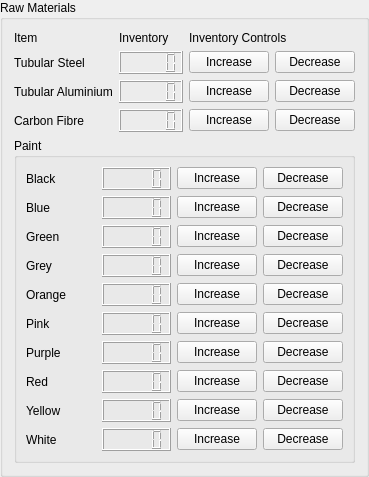
        <widget class="QGroupBox" name="Inevntory_RawMaterialsGroupBox">
         <property name="autoFillBackground">
          <bool>false</bool>
         </property>
         <property name="styleSheet">
          <string notr="true"/>
         </property>
         <property name="title">
          <string>Raw Materials</string>
         </property>
         <property name="flat">
          <bool>false</bool>
         </property>
         <property name="checkable">
          <bool>false</bool>
         </property>
         <layout class="QGridLayout" name="gridLayout_20">
          <item row="10" column="0" colspan="4">
           <widget class="QGroupBox" name="Inventory_RawMaterials_PaintGroupBox">
            <property name="title">
             <string>Paint</string>
            </property>
            <layout class="QGridLayout" name="gridLayout_18">
             <item row="0" column="0">
              <widget class="QLabel" name="Inventory_RawMaterial_BlackPaintLabel">
               <property name="text">
                <string>Black</string>
               </property>
              </widget>
             </item>
             <item row="0" column="1">
              <widget class="QLCDNumber" name="Inventory_RawMaterial_BlackPaintCount"/>
             </item>
             <item row="0" column="2">
              <widget class="QPushButton" name="Inventory_RawMaterial_BlackPaintIncrease">
               <property name="text">
                <string>Increase</string>
               </property>
              </widget>
             </item>
             <item row="0" column="3">
              <widget class="QPushButton" name="Inventory_RawMaterial_BlackPaintDecrease">
               <property name="text">
                <string>Decrease</string>
               </property>
              </widget>
             </item>
             <item row="1" column="0">
              <widget class="QLabel" name="Inventory_RawMaterial_BluePaintLabel">
               <property name="text">
                <string>Blue</string>
               </property>
              </widget>
             </item>
             <item row="1" column="1">
              <widget class="QLCDNumber" name="Inventory_RawMaterial_BluePaintCount"/>
             </item>
             <item row="1" column="2">
              <widget class="QPushButton" name="Inventory_RawMaterial_BluePaintIncrease">
               <property name="text">
                <string>Increase</string>
               </property>
              </widget>
             </item>
             <item row="1" column="3">
              <widget class="QPushButton" name="Inventory_RawMaterial_BluePaintDecrease">
               <property name="text">
                <string>Decrease</string>
               </property>
              </widget>
             </item>
             <item row="2" column="0">
              <widget class="QLabel" name="Inventory_RawMaterial_GreenPaintLabel">
               <property name="text">
                <string>Green</string>
               </property>
              </widget>
             </item>
             <item row="2" column="1">
              <widget class="QLCDNumber" name="Inventory_RawMaterial_GreenPaintCount"/>
             </item>
             <item row="2" column="2">
              <widget class="QPushButton" name="Inventory_RawMaterial_GreenPaintIncrease">
               <property name="text">
                <string>Increase</string>
               </property>
              </widget>
             </item>
             <item row="2" column="3">
              <widget class="QPushButton" name="Inventory_RawMaterial_GreenPaintDecrease">
               <property name="text">
                <string>Decrease</string>
               </property>
              </widget>
             </item>
             <item row="3" column="0">
              <widget class="QLabel" name="Inventory_RawMaterial_GreyPaintLabel">
               <property name="text">
                <string>Grey</string>
               </property>
              </widget>
             </item>
             <item row="3" column="1">
              <widget class="QLCDNumber" name="Inventory_RawMaterial_GreyPaintCount"/>
             </item>
             <item row="3" column="2">
              <widget class="QPushButton" name="Inventory_RawMaterial_GreyPaintIncrease">
               <property name="text">
                <string>Increase</string>
               </property>
              </widget>
             </item>
             <item row="3" column="3">
              <widget class="QPushButton" name="Inventory_RawMaterial_GreyPaintDecrease">
               <property name="text">
                <string>Decrease</string>
               </property>
              </widget>
             </item>
             <item row="4" column="0">
              <widget class="QLabel" name="Inventory_RawMaterial_OrangePaintLabel">
               <property name="text">
                <string>Orange</string>
               </property>
              </widget>
             </item>
             <item row="4" column="1">
              <widget class="QLCDNumber" name="Inventory_RawMaterial_OrangePaintCount"/>
             </item>
             <item row="4" column="2">
              <widget class="QPushButton" name="Inventory_RawMaterial_OrangePaintIncrease">
               <property name="text">
                <string>Increase</string>
               </property>
              </widget>
             </item>
             <item row="4" column="3">
              <widget class="QPushButton" name="Inventory_RawMaterial_OrangePaintDecrease">
               <property name="text">
                <string>Decrease</string>
               </property>
              </widget>
             </item>
             <item row="5" column="0">
              <widget class="QLabel" name="Inventory_RawMaterial_PinkPaintLabel">
               <property name="text">
                <string>Pink</string>
               </property>
              </widget>
             </item>
             <item row="5" column="1">
              <widget class="QLCDNumber" name="Inventory_RawMaterial_PinkPaintCount"/>
             </item>
             <item row="5" column="2">
              <widget class="QPushButton" name="Inventory_RawMaterial_PinkPaintIncrease">
               <property name="text">
                <string>Increase</string>
               </property>
              </widget>
             </item>
             <item row="5" column="3">
              <widget class="QPushButton" name="Inventory_RawMaterial_PinkPaintDecrease">
               <property name="text">
                <string>Decrease</string>
               </property>
              </widget>
             </item>
             <item row="6" column="0">
              <widget class="QLabel" name="Inventory_RawMaterial_PurplePaintLabel">
               <property name="text">
                <string>Purple</string>
               </property>
              </widget>
             </item>
             <item row="6" column="1">
              <widget class="QLCDNumber" name="Inventory_RawMaterial_PurplePaintCount"/>
             </item>
             <item row="6" column="2">
              <widget class="QPushButton" name="Inventory_RawMaterial_PurplePaintIncrease">
               <property name="text">
                <string>Increase</string>
               </property>
              </widget>
             </item>
             <item row="6" column="3">
              <widget class="QPushButton" name="Inventory_RawMaterial_PurplePaintDecrease">
               <property name="text">
                <string>Decrease</string>
               </property>
              </widget>
             </item>
             <item row="7" column="0">
              <widget class="QLabel" name="Inventory_RawMaterial_RedPaintLabel">
               <property name="text">
                <string>Red</string>
               </property>
              </widget>
             </item>
             <item row="7" column="1">
              <widget class="QLCDNumber" name="Inventory_RawMaterial_RedPaintCount"/>
             </item>
             <item row="7" column="2">
              <widget class="QPushButton" name="Inventory_RawMaterial_RedPaintIncrease">
               <property name="text">
                <string>Increase</string>
               </property>
              </widget>
             </item>
             <item row="7" column="3">
              <widget class="QPushButton" name="Inventory_RawMaterial_RedPaintDecrease">
               <property name="text">
                <string>Decrease</string>
               </property>
              </widget>
             </item>
             <item row="8" column="0">
              <widget class="QLabel" name="Inventory_RawMaterial_YellowPaintLabel">
               <property name="text">
                <string>Yellow</string>
               </property>
              </widget>
             </item>
             <item row="8" column="1">
              <widget class="QLCDNumber" name="Inventory_RawMaterial_YellowPaintCount"/>
             </item>
             <item row="8" column="2">
              <widget class="QPushButton" name="Inventory_RawMaterial_YellowPaintIncrease">
               <property name="text">
                <string>Increase</string>
               </property>
              </widget>
             </item>
             <item row="8" column="3">
              <widget class="QPushButton" name="Inventory_RawMaterial_YellowPaintDecrease">
               <property name="text">
                <string>Decrease</string>
               </property>
              </widget>
             </item>
             <item row="9" column="0">
              <widget class="QLabel" name="Inventory_RawMaterial_WhitePaintLabel">
               <property name="text">
                <string>White</string>
               </property>
              </widget>
             </item>
             <item row="9" column="1">
              <widget class="QLCDNumber" name="Inventory_RawMaterial_WhitePaintCount"/>
             </item>
             <item row="9" column="2">
              <widget class="QPushButton" name="Inventory_RawMaterial_WhitePaintIncrease">
               <property name="text">
                <string>Increase</string>
               </property>
              </widget>
             </item>
             <item row="9" column="3">
              <widget class="QPushButton" name="Inventory_RawMaterial_WhitePaintDecrease">
               <property name="text">
                <string>Decrease</string>
               </property>
              </widget>
             </item>
            </layout>
           </widget>
          </item>
          <item row="4" column="1">
           <widget class="QLCDNumber" name="Inventory_RawMaterial_Carbon_Count"/>
          </item>
          <item row="1" column="1">
           <widget class="QLCDNumber" name="Inventory_RawMaterial_Steel_Count"/>
          </item>
          <item row="1" column="3">
           <widget class="QPushButton" name="Inventory_RawMaterial_Steel_Decrease">
            <property name="text">
             <string>Decrease</string>
            </property>
           </widget>
          </item>
          <item row="4" column="0">
           <widget class="QLabel" name="Inventory_RawMaterial_Carbon_Label">
            <property name="text">
             <string>Carbon Fibre</string>
            </property>
           </widget>
          </item>
          <item row="2" column="0">
           <widget class="QLabel" name="Inventory_RawMaterial_Aluminium_Label">
            <property name="text">
             <string>Tubular Aluminium</string>
            </property>
           </widget>
          </item>
          <item row="2" column="3">
           <widget class="QPushButton" name="Inventory_RawMaterial_Aluminium_Decrease">
            <property name="text">
             <string>Decrease</string>
            </property>
           </widget>
          </item>
          <item row="1" column="0">
           <widget class="QLabel" name="Inventory_RawMaterial_Steel_Label">
            <property name="text">
             <string>Tubular Steel</string>
            </property>
           </widget>
          </item>
          <item row="0" column="2" colspan="2">
           <widget class="QLabel" name="Inventory_RawMaterial_InventoryControlLabel">
            <property name="text">
             <string>Inventory Controls</string>
            </property>
           </widget>
          </item>
          <item row="2" column="2">
           <widget class="QPushButton" name="Inventory_RawMaterial_Aluminium_Increase">
            <property name="text">
             <string>Increase</string>
            </property>
           </widget>
          </item>
          <item row="4" column="2">
           <widget class="QPushButton" name="Inventory_RawMaterial_Carbon_Increase">
            <property name="text">
             <string>Increase</string>
            </property>
           </widget>
          </item>
          <item row="4" column="3">
           <widget class="QPushButton" name="Inventory_RawMaterial_Carbon_Decrease">
            <property name="text">
             <string>Decrease</string>
            </property>
           </widget>
          </item>
          <item row="0" column="0">
           <widget class="QLabel" name="Inventory_RawMaterial_ItemLabel">
            <property name="text">
             <string>Item</string>
            </property>
           </widget>
          </item>
          <item row="2" column="1">
           <widget class="QLCDNumber" name="Inventory_RawMaterial_Aluminium_Count"/>
          </item>
          <item row="0" column="1">
           <widget class="QLabel" name="Inventory_RawMaterial_InventoryLabel">
            <property name="text">
             <string>Inventory</string>
            </property>
           </widget>
          </item>
          <item row="1" column="2">
           <widget class="QPushButton" name="Inventory_RawMaterial_Steel_Increase">
            <property name="text">
             <string>Increase</string>
            </property>
           </widget>
          </item>
         </layout>
        </widget>
